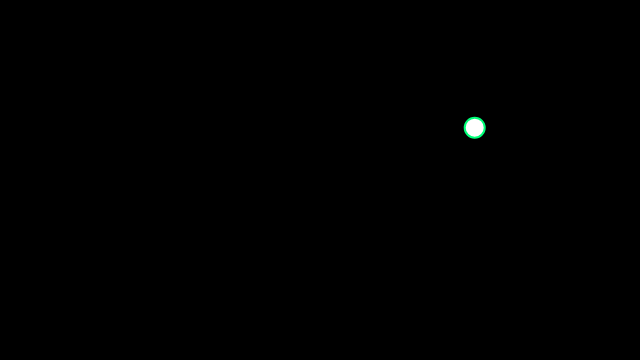
Frame 1 (no input)
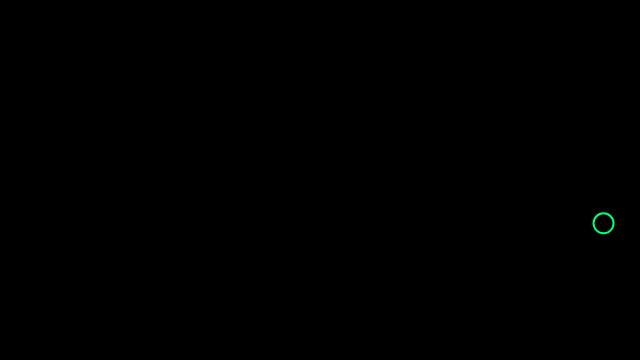
Frame 60 (no input)
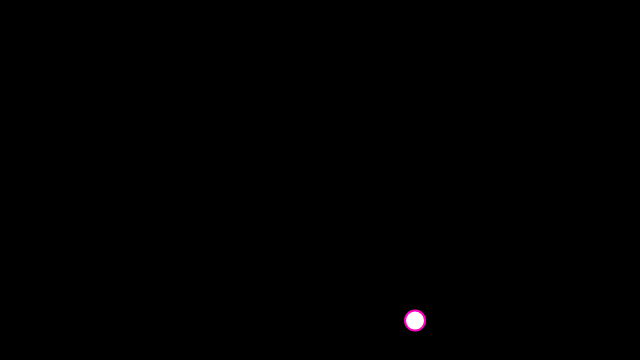
Frame 120 (the mouse pressed at the canvas centre since frame 60)

The p5.js sketch that drew these frames (run headless with seeded random() and noise() and a simulated clock; from frame 60 on, the mouse is pressed at the canvas centre):

// p5.js sketch
// ── sketch.js
var x;
var y;
var speedX;
var speedY;
var radius;
var nofill = true;

//optional way
// var ball = {
//   x:random(radius, width - radius),
//   y:random(radius, height - radius),
//   speedX:random(1, 4),
//   speedY:random(1, 4),
//   radius:10,
//   nofill:true
// }

function setup(){
  createCanvas(640, 360);
  speedX = random(1, 4);
  speedY = random(1, 4);
  radius = 10;
  x = random(radius, width - radius);
  y = random(radius, height - radius);
}

function draw(){
  background(0);
  stroke(255);
  strokeWeight(2);

  if(mouseX < width/3){//Exactly the same with Processing!!!!!!!
    stroke(0,255,120);
  }else if(mouseX > width/3 && mouseX < width*2/3){
    stroke(255,0,190);
  }else{
    stroke(255);
  }

  ellipse(x, y, radius*2, radius*2);
  x = x + speedX;
  y = y + speedY;

  if(x > width - radius || x < radius){
    speedX = speedX * -1;
  }
  if(y > height - radius || y < radius){
    speedY = speedY * -1;
  }

  if(nofill){
    noFill();
  }else{
    fill(255);
  }
}

function mousePressed(){
  nofill = !nofill;
}
